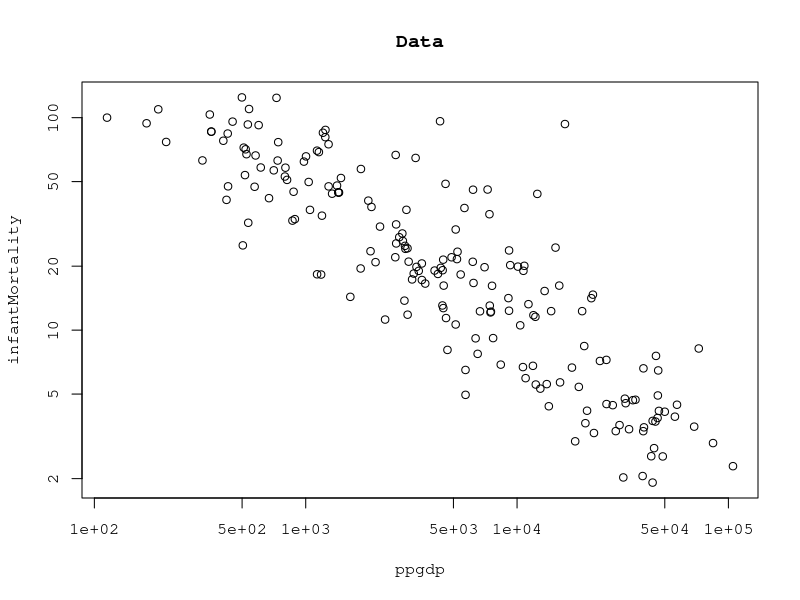
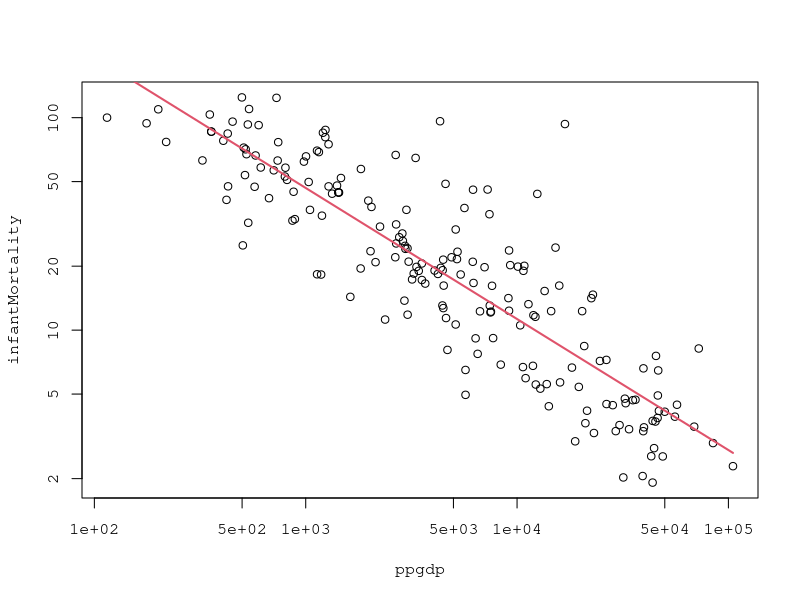
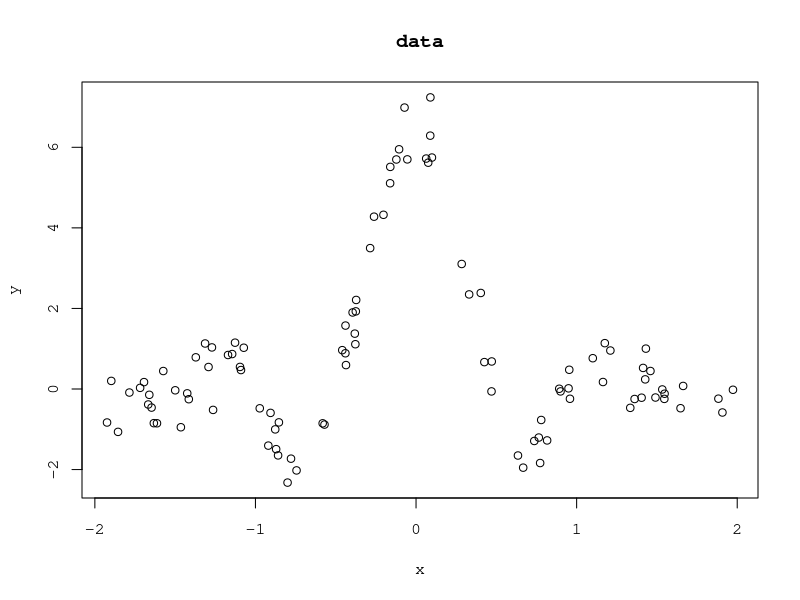
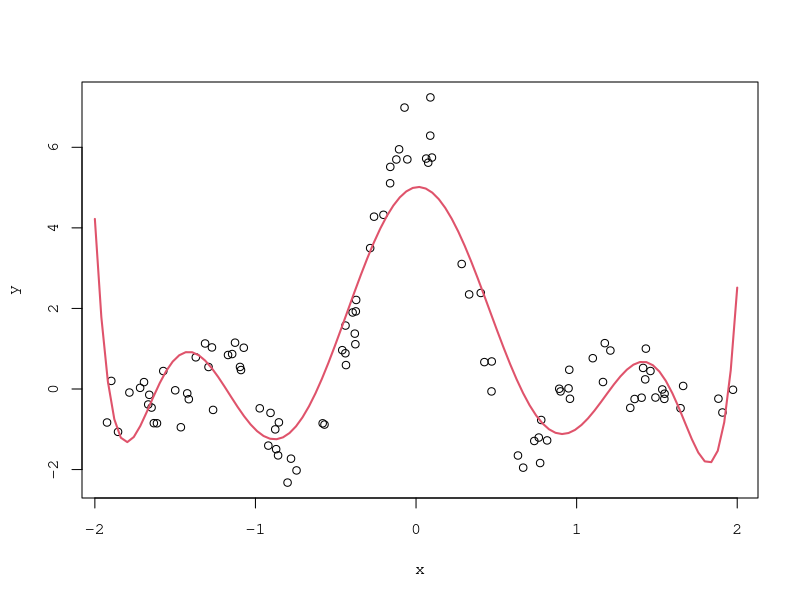
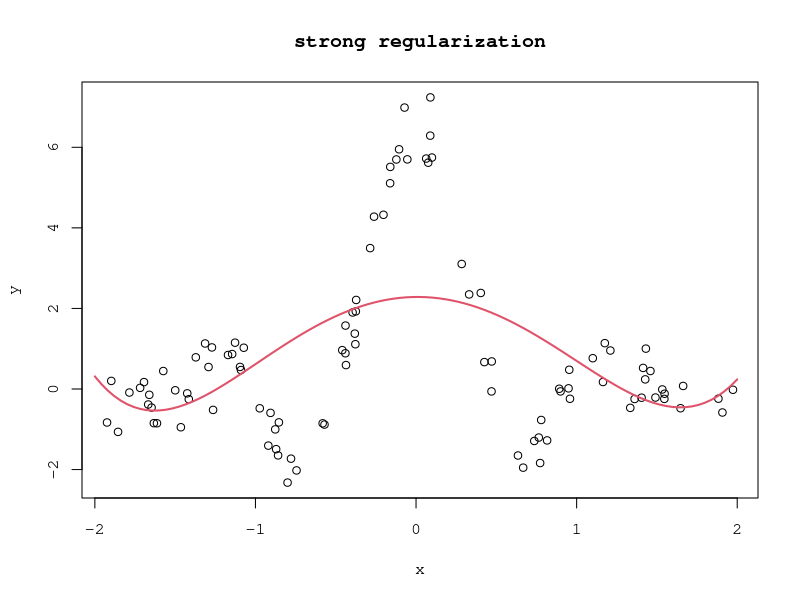
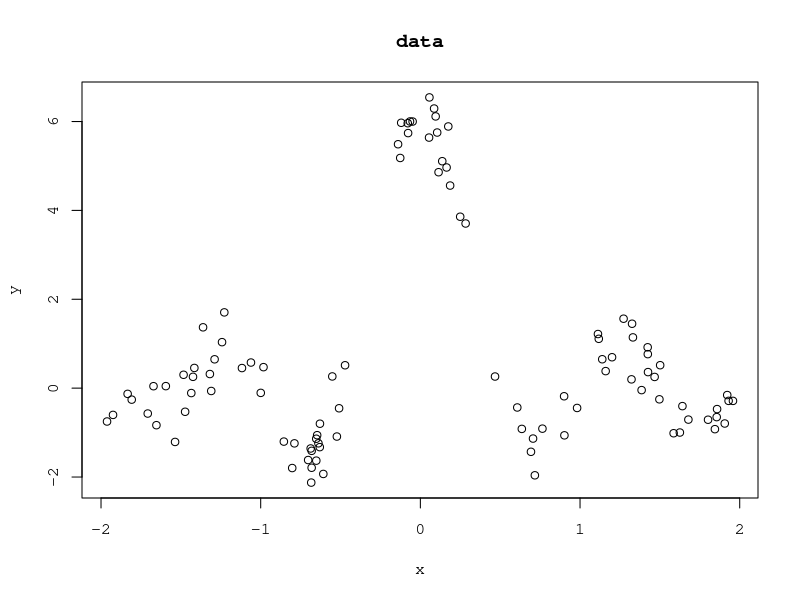
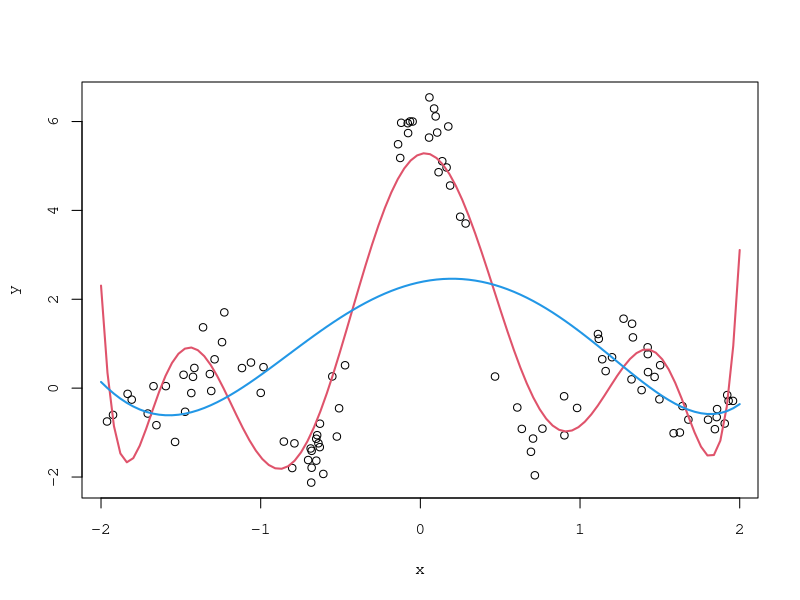
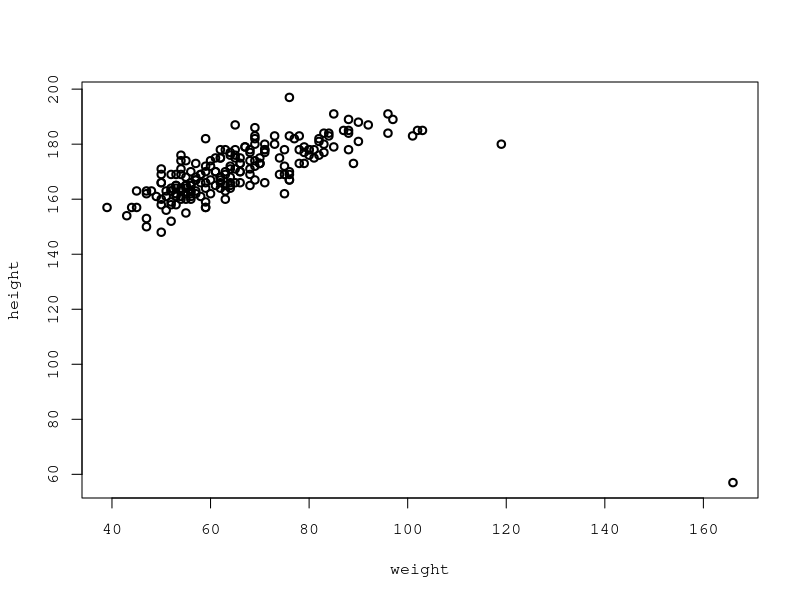

Source code (R) for these figures, in order:
##############################
## R seminar 2-1: least square method
##############################
# setting  
par(family="mono")
 
require(carData)  # UN data
data(UN); par(mfrow=c(1,1))
plot(UN[,4],UN[,7],log='xy', xlab=colnames(UN)[4],ylab=colnames(UN)[7],main="Data") # plot data: GDP vs. Infant Mortality

# Least Square Method
logUN <- log(na.omit(UN[,c(4,7)]))          
res <- lm(infantMortality~ppgdp,data=logUN);res                                         
y <- predict(res)  # predict
# plot data: GDP vs. Infant Mortality
par(mfrow=c(1,1)); plot(UN[,4],UN[,7],log='xy', xlab=colnames(UN)[4],ylab=colnames(UN)[7])
lines(exp(logUN$ppgdp), exp(y), col=2, lwd=2)



##############################
## R seminar 2-2: Ridge regression
##############################
require(glmnet)    # glmnet

# example: data
n <- 100           # sample size
x <- runif(n,min=-2,max=2); y <- sin(2*pi*x)/x + rnorm(n,sd=0.5)
# data plot
par(mfrow=c(1,1)); plot(x,y,main="data")

# ridge regression
degree <- 8        # degree
lambda <- 10^(-5)  # lambda
# data matrix
Phi <- outer(x,1:degree,FUN="^")

# ridge regression
gl <- glmnet(Phi,y,alpha=0, family="gaussian",lambda=lambda); gl
# prediction
tx <- seq(-2,2,l=100)                 # test points
testPhi <- outer(tx,1:degree,FUN="^") # test data matrix
predy <- predict(gl,newx=testPhi)     # prediction
# plot estimator
par(mfrow=c(1,1)); plot(x,y); lines(tx,predy,lwd=2,col=2)

# strong regularization
lambda <- 10^(-1)  # lambda
# ridge regression
gl <- glmnet(Phi,y,alpha=0,family="gaussian",lambda=lambda)
# prediction
predy <- predict(gl,newx=testPhi)     # prediction
# plot
par(mfrow=c(1,1)); plot(x,y,main='strong regularization'); lines(tx,predy,lwd=2,col=2)



##############################
## R seminar 2-3: cross validation
##############################
require(glmnet)    # glmnet

# example: data
n <- 100           # sample size
x <- runif(n,min=-2,max=2); y <- sin(2*pi*x)/x + rnorm(n,sd=0.5)
par(mfrow=c(1,1)); plot(x,y,main="data")

# cross validation for lambda
# data matrix
Phi <- outer(x,1:8,FUN="^")
# CV for ridge regression
l <- 10^(-10:0); l

cvgl <- cv.glmnet(Phi,y,alpha=0,family="gaussian", nfold=10, lambda=l)
# optimal lambda
cvgl$lambda.min
# plot cross validation error
# par(mfrow=c(1,1)); plot(cvgl$lambda, cvgl$cvm, log='xy', lwd=2)

# estimation: optimal lambda
gl <- glmnet(Phi,y,alpha=0,family="gaussian", lambda=cvgl$lambda.min)
# estimation: lambda=0.1
gl2 <- glmnet(Phi,y,alpha=0,family="gaussian",lambda=0.1)

# prediction
tx <- seq(-2,2,l=100)            # test points
testPhi <- outer(tx,1:8,FUN="^") # test data matrix
py  <- predict(gl,newx=testPhi)  # y: optimal lambda
py2 <- predict(gl2,newx=testPhi) # y: large lambda

# plot
par(mfrow=c(1,1)); plot(x,y)   
lines(tx,py, lwd=2,col=2) # y: optimal lambda
lines(tx,py2,lwd=2,col=4) # y: large lambda



##############################
## R seminar 2-4: robust
##############################
# data
require(carData)   # Davis
data(Davis)
par(mfrow=c(1,1)); plot(Davis$weight, Davis$height, xlab='weight', ylab='height',lwd=2)

# LSM: an outlier
a <- lm(height~weight,data=Davis); a
# LSM: no outlier
lm(height~weight,data=Davis[-12,])    
# robust regression
require(MASS)   #  rlm
b <- rlm(height~weight,data=Davis); b

# prediction
tx <- data.frame(weight=seq(40,160,l=100)) # test x
pred_LSM <- predict(a,tx) # LSM
pred_rob <- predict(b,tx) # robust
# plot
par(mfrow=c(1,1)); plot(Davis$weight,Davis$height, xlab='weight',ylab='height')
lines(tx$weight,pred_LSM,col=2,lwd=3)       # LSM
lines(tx$weight,pred_rob,col=4,lwd=3,lty=2) # robust

